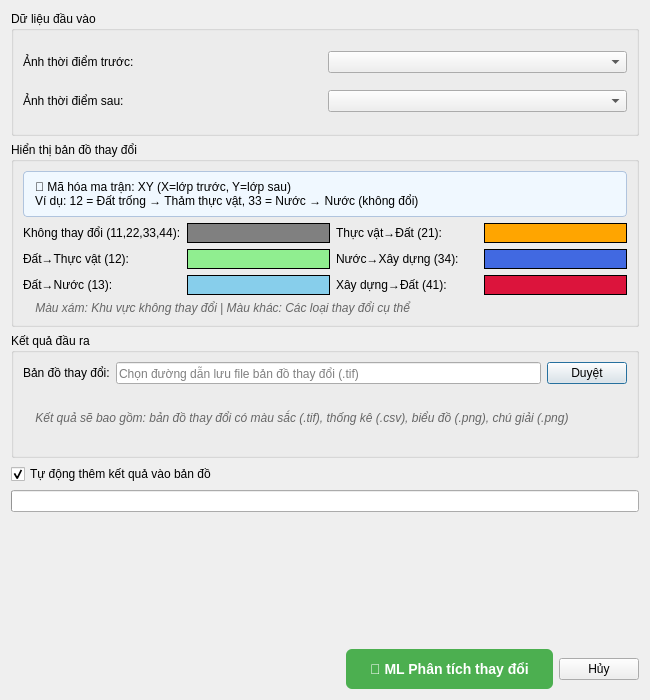
<?xml version="1.0" encoding="UTF-8"?>
<ui version="4.0">
 <class>MotionDetectionDialog</class>
 <widget class="QDialog" name="MotionDetectionDialog">
  <property name="geometry">
   <rect>
    <x>0</x>
    <y>0</y>
    <width>650</width>
    <height>700</height>
   </rect>
  </property>
  <property name="windowTitle">
   <string>Phát hiện thay đổi lớp phủ mặt đất AI/ML (Model: random_forest_model_s2.joblib)</string>
  </property>
  <layout class="QVBoxLayout" name="verticalLayout">
   <item>
    <widget class="QGroupBox" name="inputGroupBox">
     <property name="title">
      <string>Dữ liệu đầu vào</string>
     </property>
     <layout class="QGridLayout" name="inputGridLayout">
      <item row="0" column="0">
       <widget class="QLabel" name="beforeLabel">
        <property name="text">
         <string>Ảnh thời điểm trước:</string>
        </property>
       </widget>
      </item>
      <item row="0" column="1">
       <widget class="QComboBox" name="beforeRasterLayerCbx"/>
      </item>
      <item row="1" column="0">
       <widget class="QLabel" name="afterLabel">
        <property name="text">
         <string>Ảnh thời điểm sau:</string>
        </property>
       </widget>
      </item>
      <item row="1" column="1">
       <widget class="QComboBox" name="afterRasterLayerCbx"/>
      </item>
     </layout>
    </widget>
   </item>

   <item>
    <widget class="QGroupBox" name="changeVisualizationGroupBox">
     <property name="title">
      <string>Hiển thị bản đồ thay đổi</string>
     </property>
     <layout class="QVBoxLayout" name="changeVisualizationLayout">
      <item>
       <widget class="QLabel" name="matrixExplanationLabel">
        <property name="text">
         <string>🔢 Mã hóa ma trận: XY (X=lớp trước, Y=lớp sau)
Ví dụ: 12 = Đất trống → Thảm thực vật, 33 = Nước → Nước (không đổi)</string>
        </property>
        <property name="styleSheet">
         <string>background-color: #F0F8FF; padding: 8px; border: 1px solid #B0C4DE; border-radius: 4px;</string>
        </property>
        <property name="wordWrap">
         <bool>true</bool>
        </property>
       </widget>
      </item>
      <item>
       <layout class="QGridLayout" name="changeColorGrid">
        <item row="0" column="0">
         <widget class="QLabel" name="noChangeLabel">
          <property name="text">
           <string>Không thay đổi (11,22,33,44):</string>
          </property>
         </widget>
        </item>
        <item row="0" column="1">
         <widget class="QLabel" name="noChangeColorLbl">
          <property name="styleSheet">
           <string>background-color: #808080; border: 1px solid #000;</string>
          </property>
          <property name="minimumSize">
           <size>
            <width>30</width>
            <height>20</height>
           </size>
          </property>
         </widget>
        </item>
        <item row="0" column="2">
         <widget class="QLabel" name="vegetation2landLabel">
          <property name="text">
           <string>Thực vật→Đất (21):</string>
          </property>
         </widget>
        </item>
        <item row="0" column="3">
         <widget class="QLabel" name="vegetation2landColorLbl">
          <property name="styleSheet">
           <string>background-color: #FFA500; border: 1px solid #000;</string>
          </property>
          <property name="minimumSize">
           <size>
            <width>30</width>
            <height>20</height>
           </size>
          </property>
         </widget>
        </item>
        <item row="1" column="0">
         <widget class="QLabel" name="land2vegetationLabel">
          <property name="text">
           <string>Đất→Thực vật (12):</string>
          </property>
         </widget>
        </item>
        <item row="1" column="1">
         <widget class="QLabel" name="land2vegetationColorLbl">
          <property name="styleSheet">
           <string>background-color: #90EE90; border: 1px solid #000;</string>
          </property>
          <property name="minimumSize">
           <size>
            <width>30</width>
            <height>20</height>
           </size>
          </property>
         </widget>
        </item>
        <item row="1" column="2">
         <widget class="QLabel" name="water2buildingLabel">
          <property name="text">
           <string>Nước→Xây dựng (34):</string>
          </property>
         </widget>
        </item>
        <item row="1" column="3">
         <widget class="QLabel" name="water2buildingColorLbl">
          <property name="styleSheet">
           <string>background-color: #4169E1; border: 1px solid #000;</string>
          </property>
          <property name="minimumSize">
           <size>
            <width>30</width>
            <height>20</height>
           </size>
          </property>
         </widget>
        </item>
        <item row="2" column="0">
         <widget class="QLabel" name="land2waterLabel">
          <property name="text">
           <string>Đất→Nước (13):</string>
          </property>
         </widget>
        </item>
        <item row="2" column="1">
         <widget class="QLabel" name="land2waterColorLbl">
          <property name="styleSheet">
           <string>background-color: #87CEEB; border: 1px solid #000;</string>
          </property>
          <property name="minimumSize">
           <size>
            <width>30</width>
            <height>20</height>
           </size>
          </property>
         </widget>
        </item>
        <item row="2" column="2">
         <widget class="QLabel" name="building2landLabel">
          <property name="text">
           <string>Xây dựng→Đất (41):</string>
          </property>
         </widget>
        </item>
        <item row="2" column="3">
         <widget class="QLabel" name="building2landColorLbl">
          <property name="styleSheet">
           <string>background-color: #DC143C; border: 1px solid #000;</string>
          </property>
          <property name="minimumSize">
           <size>
            <width>30</width>
            <height>20</height>
           </size>
          </property>
         </widget>
        </item>
       </layout>
      </item>
      <item>
       <widget class="QLabel" name="colorNoteLabel">
        <property name="text">
         <string>💡 Màu xám: Khu vực không thay đổi | Màu khác: Các loại thay đổi cụ thể</string>
        </property>
        <property name="styleSheet">
         <string>color: #666; font-style: italic;</string>
        </property>
        <property name="wordWrap">
         <bool>true</bool>
        </property>
       </widget>
      </item>
     </layout>
    </widget>
   </item>
   <item>
    <widget class="QGroupBox" name="outputGroupBox">
     <property name="title">
      <string>Kết quả đầu ra</string>
     </property>
     <layout class="QVBoxLayout" name="outputMainLayout">
      <item>
       <layout class="QHBoxLayout" name="outputLayout">
        <item>
         <widget class="QLabel" name="outputLabel">
          <property name="text">
           <string>Bản đồ thay đổi:</string>
          </property>
         </widget>
        </item>
        <item>
         <widget class="QLineEdit" name="outputLedr">
          <property name="placeholderText">
           <string>Chọn đường dẫn lưu file bản đồ thay đổi (.tif)</string>
          </property>
         </widget>
        </item>
        <item>
         <widget class="QPushButton" name="browseBtn">
          <property name="text">
           <string>Duyệt</string>
          </property>
         </widget>
        </item>
       </layout>
      </item>
      <item>
       <widget class="QLabel" name="outputInfoLabel">
        <property name="text">
         <string>📁 Kết quả sẽ bao gồm: bản đồ thay đổi có màu sắc (.tif), thống kê (.csv), biểu đồ (.png), chú giải (.png)</string>
        </property>
        <property name="styleSheet">
         <string>color: #666; font-style: italic;</string>
        </property>
        <property name="wordWrap">
         <bool>true</bool>
        </property>
       </widget>
      </item>
     </layout>
    </widget>
   </item>
   <item>
    <widget class="QCheckBox" name="autoAddOutputChbx">
     <property name="text">
      <string>Tự động thêm kết quả vào bản đồ</string>
     </property>
     <property name="checked">
      <bool>true</bool>
     </property>
    </widget>
   </item>
   <item>
    <widget class="QProgressBar" name="progressBar">
     <property name="visible">
      <bool>false</bool>
     </property>
    </widget>
   </item>
   <item>
    <widget class="QLabel" name="noticeLbl">
     <property name="text">
      <string/>
     </property>
     <property name="alignment">
      <set>Qt::AlignCenter</set>
     </property>
    </widget>
   </item>
   <item>
    <layout class="QHBoxLayout" name="buttonLayout">
     <item>
      <spacer name="buttonSpacer">
       <property name="orientation">
        <enum>Qt::Horizontal</enum>
       </property>
       <property name="sizeHint" stdset="0">
        <size>
         <width>40</width>
         <height>20</height>
        </size>
       </property>
      </spacer>
     </item>
     <item>
      <widget class="QPushButton" name="aiProcessBtn">
       <property name="text">
        <string>🤖 ML Phân tích thay đổi</string>
       </property>
       <property name="toolTip">
        <string>Sử dụng Machine Learning để phân loại lớp phủ mặt đất và phát hiện thay đổi với mã hóa ma trận</string>
       </property>
       <property name="styleSheet">
        <string>QPushButton {
    background-color: #4CAF50;
    color: white;
    border: none;
    padding: 12px 24px;
    border-radius: 6px;
    font-weight: bold;
    font-size: 14px;
}
QPushButton:hover {
    background-color: #45a049;
}
QPushButton:pressed {
    background-color: #3d8b40;
}</string>
       </property>
      </widget>
     </item>

     <item>
      <widget class="QPushButton" name="cancelBtn">
       <property name="text">
        <string>Hủy</string>
       </property>
      </widget>
     </item>
    </layout>
   </item>
  </layout>
 </widget>
 <resources/>
 <connections/>
</ui>
